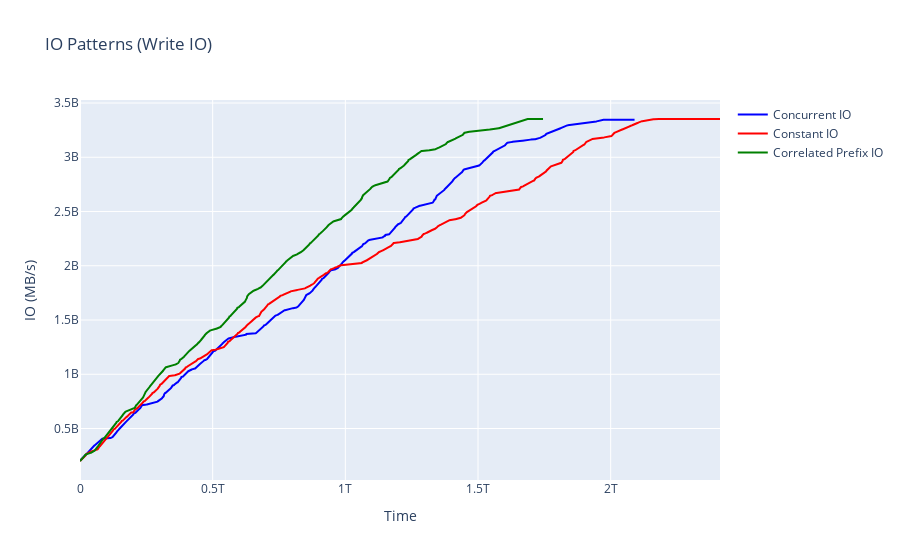
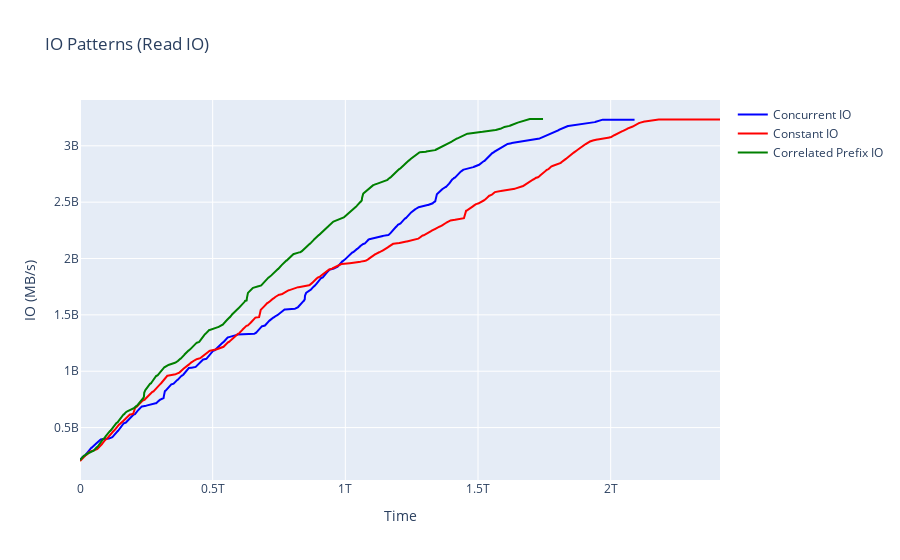

The notebook cell saved with these charts, in order:
### Code cell
import pandas as pd
import plotly.express as px
import os

# Ensure the directory exists
os.makedirs("./results/plots", exist_ok=True)

min_threshold = 200_000_000

concurrent_io = pd.read_csv("./results/concurrent-io.csv")
concurrent_io = concurrent_io[concurrent_io["wchar"] > min_threshold]
concurrent_io["timestamp"] = pd.to_datetime(concurrent_io["timestamp"]) - min(pd.to_datetime(concurrent_io["timestamp"]))
constant_io = pd.read_csv("./results/constant-io.csv")
constant_io = constant_io[constant_io["wchar"] > min_threshold]
constant_io["timestamp"] = pd.to_datetime(constant_io["timestamp"]) - min(pd.to_datetime(constant_io["timestamp"]))
correlated_prefix_io = pd.read_csv("./results/correlated-prefix-io.csv")
correlated_prefix_io = correlated_prefix_io[correlated_prefix_io["wchar"] > min_threshold]
correlated_prefix_io["timestamp"] = pd.to_datetime(correlated_prefix_io["timestamp"]) - min(pd.to_datetime(correlated_prefix_io["timestamp"]))

# plot the data for all three csv files
fig = px.scatter(title="IO Patterns (Write IO)")
fig.add_scatter(
    x=concurrent_io["timestamp"],
    y=concurrent_io["wchar"],
    mode="lines",
    name="Concurrent IO",
    line=dict(color="blue"),
)
fig.add_scatter(
    x=constant_io["timestamp"],
    y=constant_io["wchar"],
    mode="lines",
    name="Constant IO",
    line=dict(color="red"),
)
fig.add_scatter(
    x=correlated_prefix_io["timestamp"],
    y=correlated_prefix_io["wchar"],
    mode="lines",
    name="Correlated Prefix IO",
    line=dict(color="green"),
)
fig.update_layout(
    xaxis_title="Time",
    yaxis_title="IO (MB/s)",
)
fig.show()

fig.write_image("./results/plots/io-write-patterns.png", width=1920, height=1080)


# plot the data for all three csv files
fig = px.scatter(title="IO Patterns (Read IO)")
fig.add_scatter(
    x=concurrent_io["timestamp"],
    y=concurrent_io["rchar"],
    mode="lines",
    name="Concurrent IO",
    line=dict(color="blue"),
)
fig.add_scatter(
    x=constant_io["timestamp"],
    y=constant_io["rchar"],
    mode="lines",
    name="Constant IO",
    line=dict(color="red"),
)
fig.add_scatter(
    x=correlated_prefix_io["timestamp"],
    y=correlated_prefix_io["rchar"],
    mode="lines",
    name="Correlated Prefix IO",
    line=dict(color="green"),
)
fig.update_layout(
    xaxis_title="Time",
    yaxis_title="IO (MB/s)",
)
fig.show()

fig.write_image("./results/plots/io-read-patterns.png", width=1920, height=1080)

### Figure 1 — Plotly figure (JSON) as saved in the notebook; plotly's stock layout.template omitted (floating-point values rounded to 4 significant figures; data arrays with more than 128 entries replaced by an {"elided": "..."} marker saying what was removed)
{"data": [{"hovertemplate": "<extra></extra>", "legendgroup": "", "marker": {"color": "#636efa", "symbol": "circle"}, "mode": "markers", "name": "", "orientation": "v", "showlegend": false, "type": "scatter", "xaxis": "x", "yaxis": "y"}, {"line": {"color": "blue"}, "mode": "lines", "name": "Concurrent IO", "type": "scatter", "x": {"elided": "1955 int values"}, "y": {"elided": "1955 int values"}}, {"line": {"color": "red"}, "mode": "lines", "name": "Constant IO", "type": "scatter", "x": {"elided": "2276 int values"}, "y": {"elided": "2276 int values"}}, {"line": {"color": "green"}, "mode": "lines", "name": "Correlated Prefix IO", "type": "scatter", "x": {"elided": "1644 int values"}, "y": {"elided": "1644 int values"}}], "layout": {"legend": {"tracegroupgap": 0}, "title": {"text": "IO Patterns (Write IO)"}, "xaxis": {"anchor": "y", "domain": [0, 1], "title": {"text": "Time"}}, "yaxis": {"anchor": "x", "domain": [0, 1], "title": {"text": "IO (MB/s)"}}}}

### Figure 2 — Plotly figure (JSON) as saved in the notebook; plotly's stock layout.template omitted (floating-point values rounded to 4 significant figures; data arrays with more than 128 entries replaced by an {"elided": "..."} marker saying what was removed)
{"data": [{"hovertemplate": "<extra></extra>", "legendgroup": "", "marker": {"color": "#636efa", "symbol": "circle"}, "mode": "markers", "name": "", "orientation": "v", "showlegend": false, "type": "scatter", "xaxis": "x", "yaxis": "y"}, {"line": {"color": "blue"}, "mode": "lines", "name": "Concurrent IO", "type": "scatter", "x": {"elided": "1955 int values"}, "y": {"elided": "1955 int values"}}, {"line": {"color": "red"}, "mode": "lines", "name": "Constant IO", "type": "scatter", "x": {"elided": "2276 int values"}, "y": {"elided": "2276 int values"}}, {"line": {"color": "green"}, "mode": "lines", "name": "Correlated Prefix IO", "type": "scatter", "x": {"elided": "1644 int values"}, "y": {"elided": "1644 int values"}}], "layout": {"legend": {"tracegroupgap": 0}, "title": {"text": "IO Patterns (Read IO)"}, "xaxis": {"anchor": "y", "domain": [0, 1], "title": {"text": "Time"}}, "yaxis": {"anchor": "x", "domain": [0, 1], "title": {"text": "IO (MB/s)"}}}}
